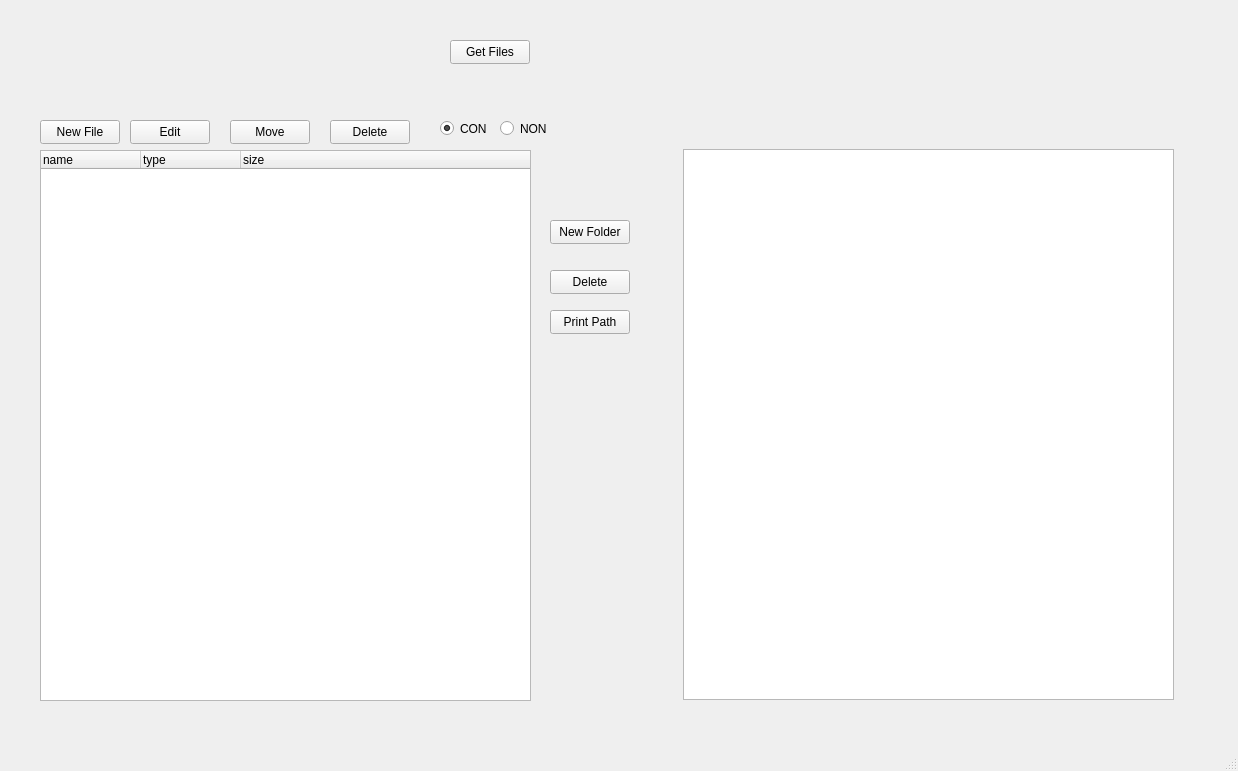
<?xml version="1.0" encoding="UTF-8"?>
<ui version="4.0">
 <class>MainWindow</class>
 <widget class="QMainWindow" name="MainWindow">
  <property name="geometry">
   <rect>
    <x>0</x>
    <y>0</y>
    <width>1238</width>
    <height>771</height>
   </rect>
  </property>
  <property name="windowTitle">
   <string>MainWindow</string>
  </property>
  <widget class="QWidget" name="centralwidget">
   <widget class="QPushButton" name="ping_button">
    <property name="geometry">
     <rect>
      <x>450</x>
      <y>40</y>
      <width>80</width>
      <height>24</height>
     </rect>
    </property>
    <property name="text">
     <string>Get Files</string>
    </property>
   </widget>
   <widget class="QLabel" name="pongLabel">
    <property name="geometry">
     <rect>
      <x>340</x>
      <y>90</y>
      <width>301</width>
      <height>20</height>
     </rect>
    </property>
    <property name="text">
     <string/>
    </property>
   </widget>
   <widget class="QTreeWidget" name="directory">
    <property name="geometry">
     <rect>
      <x>40</x>
      <y>150</y>
      <width>491</width>
      <height>551</height>
     </rect>
    </property>
    <property name="uniformRowHeights">
     <bool>true</bool>
    </property>
    <attribute name="headerMinimumSectionSize">
     <number>23</number>
    </attribute>
    <column>
     <property name="text">
      <string>name</string>
     </property>
    </column>
    <column>
     <property name="text">
      <string>type</string>
     </property>
    </column>
    <column>
     <property name="text">
      <string>size</string>
     </property>
    </column>
   </widget>
   <widget class="QPushButton" name="edit_file_button">
    <property name="enabled">
     <bool>true</bool>
    </property>
    <property name="geometry">
     <rect>
      <x>130</x>
      <y>120</y>
      <width>80</width>
      <height>24</height>
     </rect>
    </property>
    <property name="focusPolicy">
     <enum>Qt::NoFocus</enum>
    </property>
    <property name="text">
     <string>Edit</string>
    </property>
   </widget>
   <widget class="QPushButton" name="delete_file_button">
    <property name="enabled">
     <bool>true</bool>
    </property>
    <property name="geometry">
     <rect>
      <x>330</x>
      <y>120</y>
      <width>80</width>
      <height>24</height>
     </rect>
    </property>
    <property name="focusPolicy">
     <enum>Qt::NoFocus</enum>
    </property>
    <property name="text">
     <string>Delete</string>
    </property>
   </widget>
   <widget class="QPushButton" name="move_file_button">
    <property name="enabled">
     <bool>true</bool>
    </property>
    <property name="geometry">
     <rect>
      <x>230</x>
      <y>120</y>
      <width>80</width>
      <height>24</height>
     </rect>
    </property>
    <property name="focusPolicy">
     <enum>Qt::NoFocus</enum>
    </property>
    <property name="text">
     <string>Move</string>
    </property>
   </widget>
   <widget class="QPushButton" name="new_file_button">
    <property name="enabled">
     <bool>true</bool>
    </property>
    <property name="geometry">
     <rect>
      <x>40</x>
      <y>120</y>
      <width>80</width>
      <height>24</height>
     </rect>
    </property>
    <property name="focusPolicy">
     <enum>Qt::NoFocus</enum>
    </property>
    <property name="text">
     <string>New File</string>
    </property>
   </widget>
   <widget class="QPushButton" name="new_folder">
    <property name="geometry">
     <rect>
      <x>550</x>
      <y>220</y>
      <width>80</width>
      <height>24</height>
     </rect>
    </property>
    <property name="text">
     <string>New Folder</string>
    </property>
   </widget>
   <widget class="QPushButton" name="delete_2">
    <property name="geometry">
     <rect>
      <x>550</x>
      <y>270</y>
      <width>80</width>
      <height>24</height>
     </rect>
    </property>
    <property name="text">
     <string>Delete</string>
    </property>
   </widget>
   <widget class="QPushButton" name="print_path">
    <property name="geometry">
     <rect>
      <x>550</x>
      <y>310</y>
      <width>80</width>
      <height>24</height>
     </rect>
    </property>
    <property name="text">
     <string>Print Path</string>
    </property>
   </widget>
   <widget class="QPlainTextEdit" name="fileEditor">
    <property name="geometry">
     <rect>
      <x>683</x>
      <y>149</y>
      <width>491</width>
      <height>551</height>
     </rect>
    </property>
   </widget>
   <widget class="QRadioButton" name="CON">
    <property name="geometry">
     <rect>
      <x>440</x>
      <y>120</y>
      <width>82</width>
      <height>17</height>
     </rect>
    </property>
    <property name="text">
     <string>CON</string>
    </property>
    <property name="checked">
     <bool>true</bool>
    </property>
   </widget>
   <widget class="QRadioButton" name="NON">
    <property name="geometry">
     <rect>
      <x>500</x>
      <y>120</y>
      <width>82</width>
      <height>17</height>
     </rect>
    </property>
    <property name="text">
     <string>NON</string>
    </property>
   </widget>
  </widget>
  <widget class="QMenuBar" name="menubar">
   <property name="geometry">
    <rect>
     <x>0</x>
     <y>0</y>
     <width>1238</width>
     <height>21</height>
    </rect>
   </property>
  </widget>
  <widget class="QStatusBar" name="statusbar"/>
 </widget>
 <resources/>
 <connections/>
</ui>
